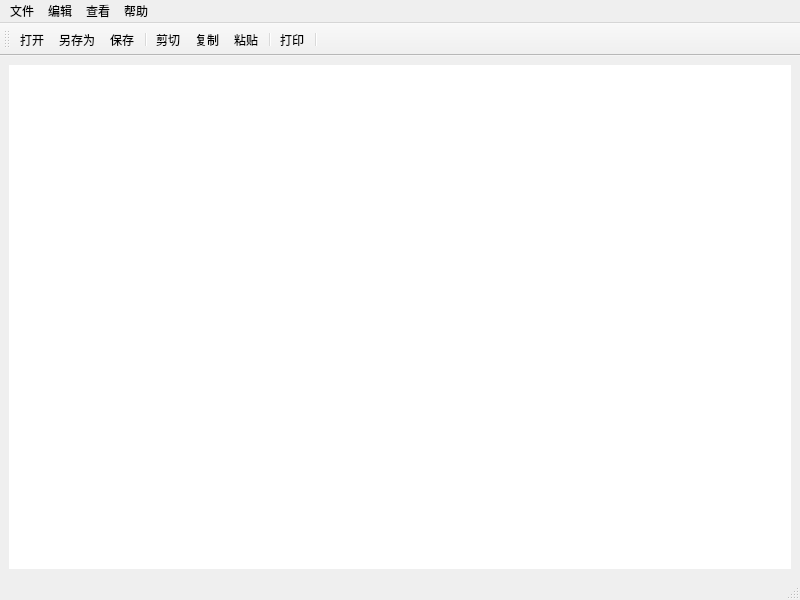
<?xml version="1.0" encoding="UTF-8"?>
<ui version="4.0">
 <class>MainWindow</class>
 <widget class="QMainWindow" name="MainWindow">
  <property name="geometry">
   <rect>
    <x>0</x>
    <y>0</y>
    <width>800</width>
    <height>600</height>
   </rect>
  </property>
  <property name="windowTitle">
   <string>MainWindow</string>
  </property>
  <widget class="QWidget" name="centralwidget">
   <layout class="QGridLayout" name="gridLayout">
    <item row="0" column="0">
     <widget class="QPlainTextEdit" name="plainTextEdit">
      <property name="styleSheet">
       <string notr="true">border: none;</string>
      </property>
     </widget>
    </item>
   </layout>
  </widget>
  <widget class="QMenuBar" name="menubar">
   <property name="geometry">
    <rect>
     <x>0</x>
     <y>0</y>
     <width>800</width>
     <height>21</height>
    </rect>
   </property>
   <widget class="QMenu" name="menu">
    <property name="title">
     <string>文件</string>
    </property>
    <addaction name="action_new"/>
    <addaction name="action_open"/>
    <addaction name="action_save"/>
    <addaction name="action_save_as"/>
    <addaction name="separator"/>
    <addaction name="action_printer"/>
    <addaction name="separator"/>
    <addaction name="action_close"/>
    <addaction name="separator"/>
   </widget>
   <widget class="QMenu" name="menu_2">
    <property name="title">
     <string>编辑</string>
    </property>
    <addaction name="action_undo"/>
    <addaction name="action_redo"/>
    <addaction name="separator"/>
    <addaction name="action_cut"/>
    <addaction name="action_copy"/>
    <addaction name="action_paste"/>
    <addaction name="separator"/>
    <addaction name="action_search"/>
    <addaction name="action_substitution"/>
   </widget>
   <widget class="QMenu" name="menu_3">
    <property name="title">
     <string>查看</string>
    </property>
    <widget class="QMenu" name="menu_5">
     <property name="title">
      <string>缩放</string>
     </property>
     <addaction name="action_amplify"/>
     <addaction name="action_reduce"/>
     <addaction name="separator"/>
     <addaction name="action_reset_scale"/>
    </widget>
    <addaction name="menu_5"/>
    <addaction name="separator"/>
    <addaction name="action_settings"/>
   </widget>
   <widget class="QMenu" name="menu_4">
    <property name="title">
     <string>帮助</string>
    </property>
    <addaction name="action_about"/>
   </widget>
   <addaction name="menu"/>
   <addaction name="menu_2"/>
   <addaction name="menu_3"/>
   <addaction name="menu_4"/>
  </widget>
  <widget class="QStatusBar" name="statusbar"/>
  <widget class="QToolBar" name="toolBar">
   <property name="windowTitle">
    <string>toolBar</string>
   </property>
   <attribute name="toolBarArea">
    <enum>TopToolBarArea</enum>
   </attribute>
   <attribute name="toolBarBreak">
    <bool>false</bool>
   </attribute>
   <addaction name="action_open"/>
   <addaction name="action_save_as"/>
   <addaction name="action_save"/>
   <addaction name="separator"/>
   <addaction name="action_cut"/>
   <addaction name="action_copy"/>
   <addaction name="action_paste"/>
   <addaction name="separator"/>
   <addaction name="action_printer"/>
   <addaction name="separator"/>
  </widget>
  <action name="action_open">
   <property name="icon">
    <iconset resource="../resource.qrc">
     <normaloff>:/toolbar/resource/toolbar/file.png</normaloff>:/toolbar/resource/toolbar/file.png</iconset>
   </property>
   <property name="text">
    <string>打开</string>
   </property>
   <property name="toolTip">
    <string>打开文件</string>
   </property>
   <property name="shortcut">
    <string>Ctrl+F</string>
   </property>
  </action>
  <action name="action_save">
   <property name="icon">
    <iconset resource="../resource.qrc">
     <normaloff>:/toolbar/resource/toolbar/save.png</normaloff>:/toolbar/resource/toolbar/save.png</iconset>
   </property>
   <property name="text">
    <string>保存</string>
   </property>
   <property name="toolTip">
    <string>保存文件</string>
   </property>
   <property name="shortcut">
    <string>Ctrl+S</string>
   </property>
  </action>
  <action name="action_save_as">
   <property name="icon">
    <iconset resource="../resource.qrc">
     <normaloff>:/toolbar/resource/toolbar/folder-open.png</normaloff>:/toolbar/resource/toolbar/folder-open.png</iconset>
   </property>
   <property name="text">
    <string>另存为</string>
   </property>
   <property name="toolTip">
    <string>另存为</string>
   </property>
   <property name="shortcut">
    <string>Ctrl+Shift+S</string>
   </property>
  </action>
  <action name="action_cut">
   <property name="icon">
    <iconset resource="../resource.qrc">
     <normaloff>:/toolbar/resource/toolbar/cut.png</normaloff>:/toolbar/resource/toolbar/cut.png</iconset>
   </property>
   <property name="text">
    <string>剪切</string>
   </property>
   <property name="toolTip">
    <string>剪切</string>
   </property>
   <property name="shortcut">
    <string>Ctrl+X</string>
   </property>
  </action>
  <action name="action_copy">
   <property name="icon">
    <iconset resource="../resource.qrc">
     <normaloff>:/toolbar/resource/toolbar/file-copy.png</normaloff>:/toolbar/resource/toolbar/file-copy.png</iconset>
   </property>
   <property name="text">
    <string>复制</string>
   </property>
   <property name="toolTip">
    <string>复制</string>
   </property>
   <property name="shortcut">
    <string>Ctrl+C</string>
   </property>
  </action>
  <action name="action_paste">
   <property name="icon">
    <iconset resource="../resource.qrc">
     <normaloff>:/toolbar/resource/toolbar/snippets.png</normaloff>:/toolbar/resource/toolbar/snippets.png</iconset>
   </property>
   <property name="text">
    <string>粘贴</string>
   </property>
   <property name="toolTip">
    <string>粘贴</string>
   </property>
   <property name="shortcut">
    <string>Ctrl+V</string>
   </property>
  </action>
  <action name="action_printer">
   <property name="icon">
    <iconset resource="../resource.qrc">
     <normaloff>:/toolbar/resource/toolbar/printer.png</normaloff>:/toolbar/resource/toolbar/printer.png</iconset>
   </property>
   <property name="text">
    <string>打印</string>
   </property>
   <property name="toolTip">
    <string>打印</string>
   </property>
   <property name="shortcut">
    <string>Ctrl+P</string>
   </property>
  </action>
  <action name="action_new">
   <property name="icon">
    <iconset resource="../resource.qrc">
     <normaloff>:/toolbar/resource/toolbar/file-add.png</normaloff>:/toolbar/resource/toolbar/file-add.png</iconset>
   </property>
   <property name="text">
    <string>新建文件</string>
   </property>
   <property name="shortcut">
    <string>Ctrl+N</string>
   </property>
  </action>
  <action name="action_close">
   <property name="text">
    <string>关闭文件</string>
   </property>
   <property name="shortcut">
    <string>Ctrl+W</string>
   </property>
  </action>
  <action name="action_undo">
   <property name="icon">
    <iconset resource="../resource.qrc">
     <normaloff>:/toolbar/resource/toolbar/undo.png</normaloff>:/toolbar/resource/toolbar/undo.png</iconset>
   </property>
   <property name="text">
    <string>撤销</string>
   </property>
   <property name="toolTip">
    <string>撤销</string>
   </property>
   <property name="shortcut">
    <string>Ctrl+Z</string>
   </property>
  </action>
  <action name="action_search">
   <property name="icon">
    <iconset resource="../resource.qrc">
     <normaloff>:/toolbar/resource/toolbar/search.png</normaloff>:/toolbar/resource/toolbar/search.png</iconset>
   </property>
   <property name="text">
    <string>查找</string>
   </property>
   <property name="toolTip">
    <string>查找</string>
   </property>
   <property name="shortcut">
    <string>Ctrl+F</string>
   </property>
  </action>
  <action name="action_substitution">
   <property name="icon">
    <iconset resource="../resource.qrc">
     <normaloff>:/toolbar/resource/toolbar/substitution.png</normaloff>:/toolbar/resource/toolbar/substitution.png</iconset>
   </property>
   <property name="text">
    <string>替换</string>
   </property>
   <property name="toolTip">
    <string>替换</string>
   </property>
   <property name="shortcut">
    <string>Ctrl+H</string>
   </property>
  </action>
  <action name="action_redo">
   <property name="icon">
    <iconset resource="../resource.qrc">
     <normaloff>:/toolbar/resource/toolbar/redo.png</normaloff>:/toolbar/resource/toolbar/redo.png</iconset>
   </property>
   <property name="text">
    <string>还原</string>
   </property>
   <property name="toolTip">
    <string>还原</string>
   </property>
   <property name="shortcut">
    <string>Ctrl+Y</string>
   </property>
  </action>
  <action name="action_amplify">
   <property name="text">
    <string>放大</string>
   </property>
   <property name="shortcut">
    <string>Ctrl++</string>
   </property>
  </action>
  <action name="action_reduce">
   <property name="text">
    <string>缩小</string>
   </property>
   <property name="shortcut">
    <string>Ctrl+-</string>
   </property>
  </action>
  <action name="action_reset_scale">
   <property name="text">
    <string>还原默认缩放</string>
   </property>
   <property name="toolTip">
    <string>还原默认缩放</string>
   </property>
   <property name="shortcut">
    <string>Ctrl+0</string>
   </property>
  </action>
  <action name="action_about">
   <property name="text">
    <string>关于</string>
   </property>
  </action>
  <action name="action_3">
   <property name="text">
    <string>最近打开的文件</string>
   </property>
   <property name="toolTip">
    <string>最近打开的文件</string>
   </property>
  </action>
  <action name="action_settings">
   <property name="icon">
    <iconset resource="../resource.qrc">
     <normaloff>:/toolbar/resource/toolbar/setting.png</normaloff>:/toolbar/resource/toolbar/setting.png</iconset>
   </property>
   <property name="text">
    <string>设置</string>
   </property>
  </action>
 </widget>
 <resources>
  <include location="../resource.qrc"/>
 </resources>
 <connections/>
</ui>
